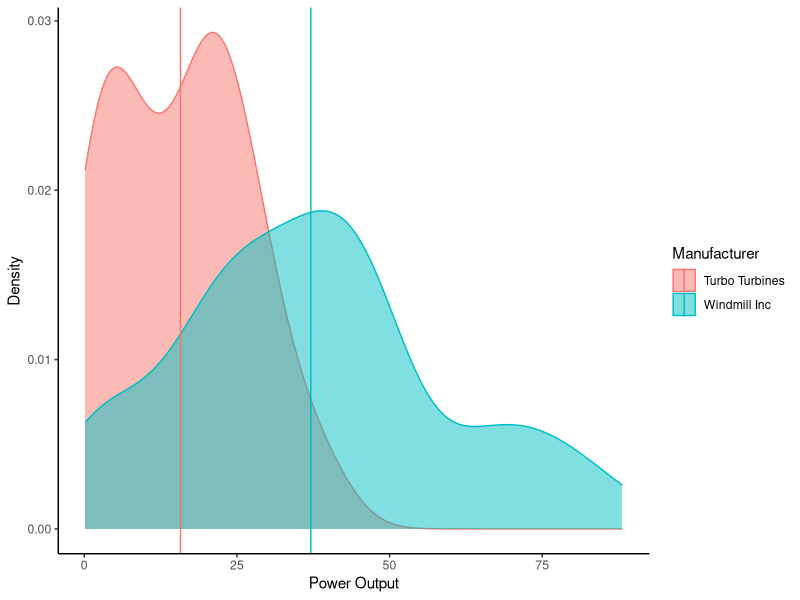
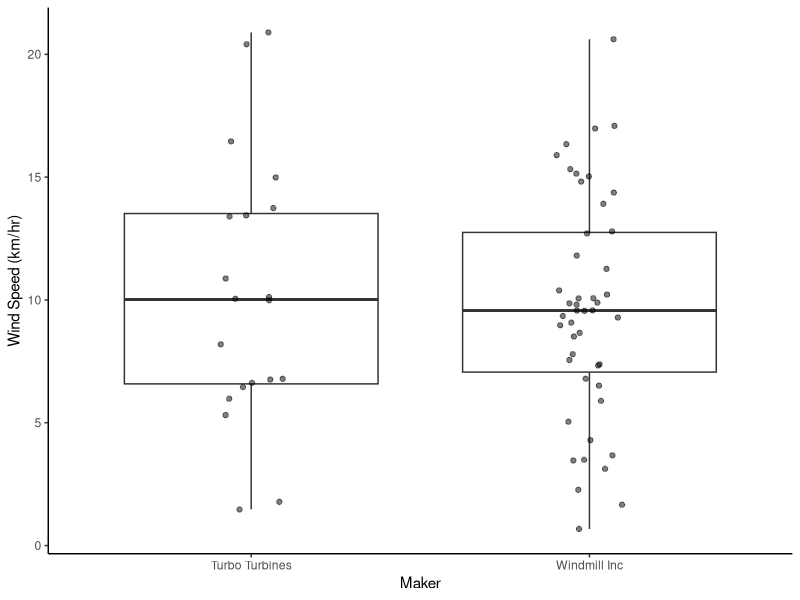

These charts were generated, in order, by the following R code:
## ---- chunk 1
knitr::opts_chunk$set(echo = FALSE)
## ---- chunk 2
library(tidyverse)
turbines <- read_csv("../data/wind_turbines.csv")
## ---- chunk 3
turbine_summary <- turbines %>% 
  group_by(manufacturer) %>% 
  summarise(mean_wind_speed = mean(wind_speed),
            mean_power = mean(power_output))
turbine_summary
## ---- chunk 4
ggplot(turbines, aes(power_output, color = manufacturer, fill = manufacturer)) +
  geom_density(alpha = 0.5) +
  geom_vline(data = turbine_summary, aes(xintercept = mean_power, color = manufacturer)) +
  labs(x = "Power Output",
       y = "Density",
       color = "Manufacturer",
       fill = "Manufacturer") +
  theme_classic()
## ---- chunk 5
ggplot(turbines, aes(manufacturer, wind_speed)) +
  geom_boxplot() +
  geom_jitter(width = 0.1, alpha = 0.5) +
  labs(x = "Maker",
       y = "Wind Speed (km/hr)") +
  theme_classic()
## ---- chunk 6
t.test(data = turbines, power_output ~ manufacturer)
## ---- chunk 7
t.test(data = turbines, wind_speed ~ manufacturer)
